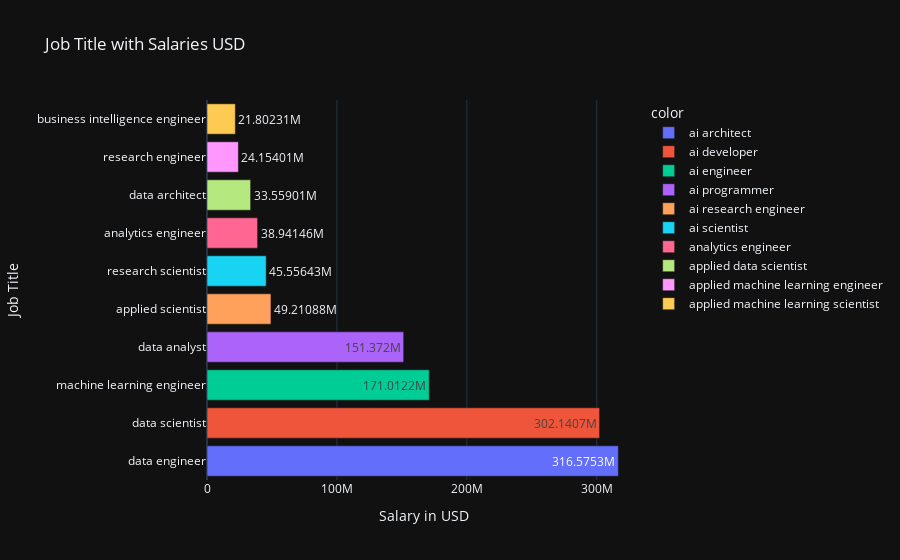

The notebook cell this image was saved under:
### Code cell
iplot(px.bar(df_job_title_salary.sort_values(ascending=False)[:10],
             orientation='h',
             labels={'value':'Salary in USD','job_title':'Job Title'},
             title='Job Title with Salaries USD',
             template='plotly_dark',
             color=df_job_title_salary.index[:10],
             text_auto=True
))

### Figure 1 — Plotly figure (JSON) as saved in the notebook; plotly's stock layout.template omitted (floating-point values rounded to 4 significant figures)
{"data": [{"alignmentgroup": "True", "hovertemplate": "color=ai architect<br>Salary in USD=%{x}<br>Job Title=%{y}<extra></extra>", "legendgroup": "ai architect", "marker": {"color": "#636efa", "pattern": {"shape": ""}}, "name": "ai architect", "offsetgroup": "ai architect", "orientation": "h", "showlegend": true, "textposition": "auto", "texttemplate": "%{x}", "type": "bar", "x": [316575329], "xaxis": "x", "y": ["data engineer"], "yaxis": "y"}, {"alignmentgroup": "True", "hovertemplate": "color=ai developer<br>Salary in USD=%{x}<br>Job Title=%{y}<extra></extra>", "legendgroup": "ai developer", "marker": {"color": "#EF553B", "pattern": {"shape": ""}}, "name": "ai developer", "offsetgroup": "ai developer", "orientation": "h", "showlegend": true, "textposition": "auto", "texttemplate": "%{x}", "type": "bar", "x": [302140689], "xaxis": "x", "y": ["data scientist"], "yaxis": "y"}, {"alignmentgroup": "True", "hovertemplate": "color=ai engineer<br>Salary in USD=%{x}<br>Job Title=%{y}<extra></extra>", "legendgroup": "ai engineer", "marker": {"color": "#00cc96", "pattern": {"shape": ""}}, "name": "ai engineer", "offsetgroup": "ai engineer", "orientation": "h", "showlegend": true, "textposition": "auto", "texttemplate": "%{x}", "type": "bar", "x": [171012188], "xaxis": "x", "y": ["machine learning engineer"], "yaxis": "y"}, {"alignmentgroup": "True", "hovertemplate": "color=ai programmer<br>Salary in USD=%{x}<br>Job Title=%{y}<extra></extra>", "legendgroup": "ai programmer", "marker": {"color": "#ab63fa", "pattern": {"shape": ""}}, "name": "ai programmer", "offsetgroup": "ai programmer", "orientation": "h", "showlegend": true, "textposition": "auto", "texttemplate": "%{x}", "type": "bar", "x": [151372037], "xaxis": "x", "y": ["data analyst"], "yaxis": "y"}, {"alignmentgroup": "True", "hovertemplate": "color=ai research engineer<br>Salary in USD=%{x}<br>Job Title=%{y}<extra></extra>", "legendgroup": "ai research engineer", "marker": {"color": "#FFA15A", "pattern": {"shape": ""}}, "name": "ai research engineer", "offsetgroup": "ai research engineer", "orientation": "h", "showlegend": true, "textposition": "auto", "texttemplate": "%{x}", "type": "bar", "x": [49210877], "xaxis": "x", "y": ["applied scientist"], "yaxis": "y"}, {"alignmentgroup": "True", "hovertemplate": "color=ai scientist<br>Salary in USD=%{x}<br>Job Title=%{y}<extra></extra>", "legendgroup": "ai scientist", "marker": {"color": "#19d3f3", "pattern": {"shape": ""}}, "name": "ai scientist", "offsetgroup": "ai scientist", "orientation": "h", "showlegend": true, "textposition": "auto", "texttemplate": "%{x}", "type": "bar", "x": [45556432], "xaxis": "x", "y": ["research scientist"], "yaxis": "y"}, {"alignmentgroup": "True", "hovertemplate": "color=analytics engineer<br>Salary in USD=%{x}<br>Job Title=%{y}<extra></extra>", "legendgroup": "analytics engineer", "marker": {"color": "#FF6692", "pattern": {"shape": ""}}, "name": "analytics engineer", "offsetgroup": "analytics engineer", "orientation": "h", "showlegend": true, "textposition": "auto", "texttemplate": "%{x}", "type": "bar", "x": [38941458], "xaxis": "x", "y": ["analytics engineer"], "yaxis": "y"}, {"alignmentgroup": "True", "hovertemplate": "color=applied data scientist<br>Salary in USD=%{x}<br>Job Title=%{y}<extra></extra>", "legendgroup": "applied data scientist", "marker": {"color": "#B6E880", "pattern": {"shape": ""}}, "name": "applied data scientist", "offsetgroup": "applied data scientist", "orientation": "h", "showlegend": true, "textposition": "auto", "texttemplate": "%{x}", "type": "bar", "x": [33559011], "xaxis": "x", "y": ["data architect"], "yaxis": "y"}, {"alignmentgroup": "True", "hovertemplate": "color=applied machine learning engineer<br>Salary in USD=%{x}<br>Job Title=%{y}<extra></extra>", "legendgroup": "applied machine learning engineer", "marker": {"color": "#FF97FF", "pattern": {"shape": ""}}, "name": "applied machine learning engineer", "offsetgroup": "applied machine learning engineer", "orientation": "h", "showlegend": true, "textposition": "auto", "texttemplate": "%{x}", "type": "bar", "x": [24154009], "xaxis": "x", "y": ["research engineer"], "yaxis": "y"}, {"alignmentgroup": "True", "hovertemplate": "color=applied machine learning scientist<br>Salary in USD=%{x}<br>Job Title=%{y}<extra></extra>", "legendgroup": "applied machine learning scientist", "marker": {"color": "#FECB52", "pattern": {"shape": ""}}, "name": "applied machine learning scientist", "offsetgroup": "applied machine learning scientist", "orientation": "h", "showlegend": true, "textposition": "auto", "texttemplate": "%{x}", "type": "bar", "x": [21802308], "xaxis": "x", "y": ["business intelligence engineer"], "yaxis": "y"}], "layout": {"barmode": "relative", "legend": {"title": {"text": "color"}, "tracegroupgap": 0}, "title": {"text": "Job Title with Salaries USD"}, "xaxis": {"anchor": "y", "domain": [0, 1], "title": {"text": "Salary in USD"}}, "yaxis": {"anchor": "x", "domain": [0, 1], "title": {"text": "Job Title"}}}}
